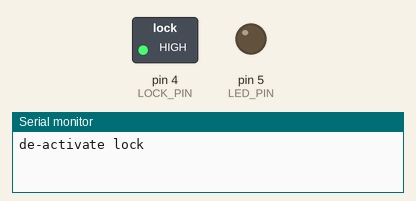
This sketch was run on a simulated Arduino Uno, built with avr-gcc and run on an emulated ATmega328P. Parts: switched loads named in the sketch (green lamp = pin HIGH), output pins drawn as LEDs (lit = HIGH), the last lines printed to the serial monitor.

Above: at 1.5 s.
At 6.07 s:
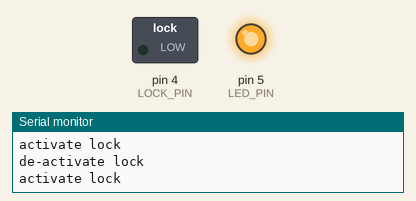
Timing chart, 0 to 7.0 s (numbered marks = the images above):
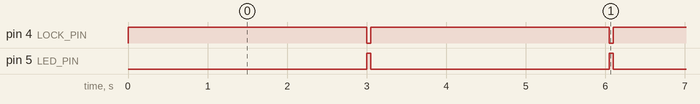

The sketch:

hello-lock.ino
```cpp
const int LED_PIN = 5;
const int LOCK_PIN = 4;

void setup() {
  pinMode(LED_PIN, OUTPUT);
  pinMode(LOCK_PIN, OUTPUT);
  Serial.begin(115200);
}

void loop() {
  Serial.println("de-activate lock");
  digitalWrite(LED_PIN, LOW);
  digitalWrite(LOCK_PIN, HIGH); // LOCK (or rather, the relay), is active-low

  delay(3000);

  Serial.println("activate lock");
  digitalWrite(LED_PIN, HIGH);
  digitalWrite(LOCK_PIN, LOW); // pull down relay input to activate

  delay(50);

}
```

Measured:
- by itself, pin 4 (LOCK_PIN): alternates HIGH for 3.0 s and LOW for 0.05 s
- by itself, pin 5 (LED_PIN): alternates HIGH for 0.05 s and LOW for 3.0 s
